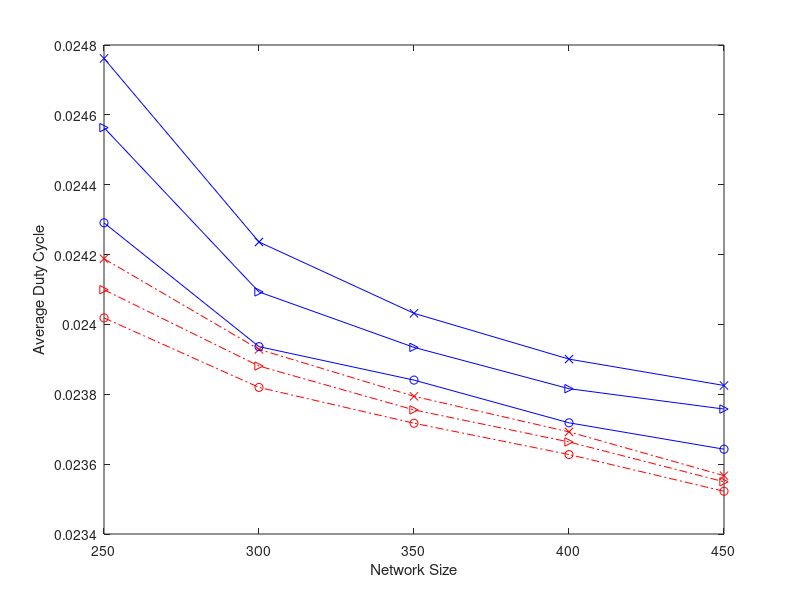

The MATLAB script that drew this image: (Note: this script raises an error after producing the figure.)
% Plot duty cycle, fixed: xi=14, var traffic load=0.4,0.45,0.5. var size: 250,300,350,400,450
% PRI-basic, PRI-ASM (adaptive schedule maintaince)
basic_4=[0.024018672	0.023819707	0.023717098	0.023627468	0.023522382];
basic_45=[0.024099398	0.0238809	0.023755273	0.02366355	0.023549584];
basic_5=[0.024188121	0.023928622	0.023794207	0.02369243	0.023567023];
asm_4=[0.024290988	0.023936426	0.023840626	0.023718342	0.023642816];
asm_45=[0.024563355	0.02409304	0.023934312	0.023816032	0.0237577];
asm_5=[0.024761632	0.024236077	0.024031824	0.023900695	0.02382527];

figure;
hold off;
network_size=250:50:450;
plot(network_size,basic_4,'ro-.');
hold on;
plot(network_size,basic_45,'r>-.');
plot(network_size,basic_5,'rx-.');


plot(network_size,asm_4,'bo-');
plot(network_size,asm_45,'b>-');
plot(network_size,asm_5,'bx-');

% set(gca,'XTick',0.05:0.05:0.5);
% set(gca,'XTickLabel',0.05:0.05:0.5);
%set(gca,'Xdir','reverse')
%axis([0.05 0.5 0.012 0.026]);
xlabel('Network Size');
ylabel('Average Duty Cycle');
legend('PRI-basic, 0.4','PRI-basic, 0.45','PRI-basic, 0.5', ...
    'PRI-ASM, 0.4','PRI-ASM, 0.45','PRI-ASM, 0.5',1);
% grid on;